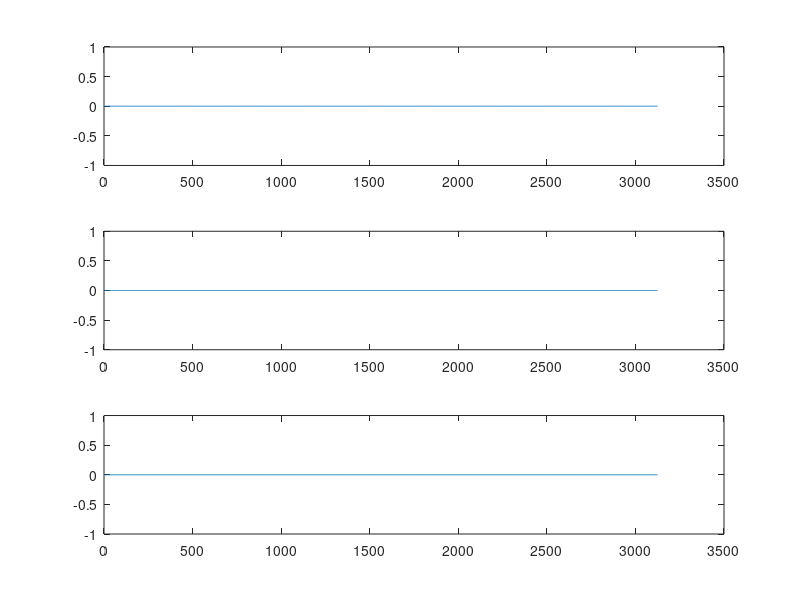
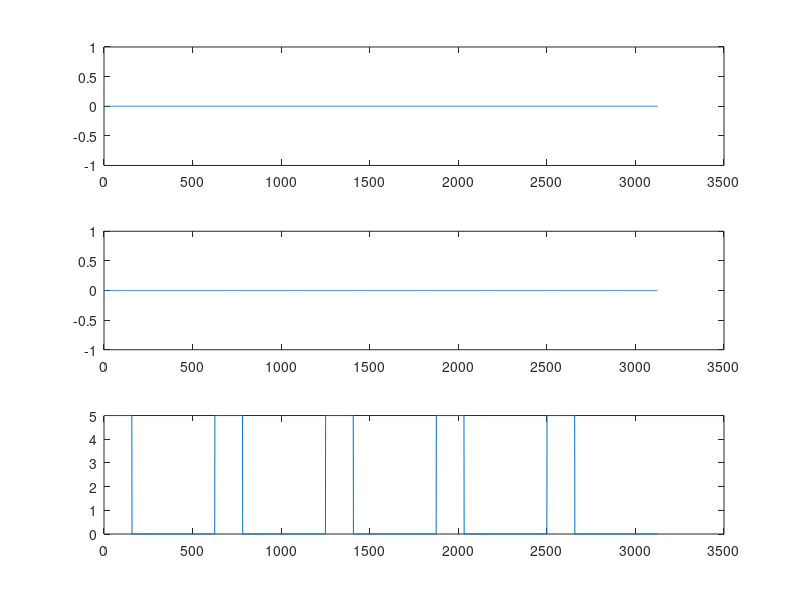
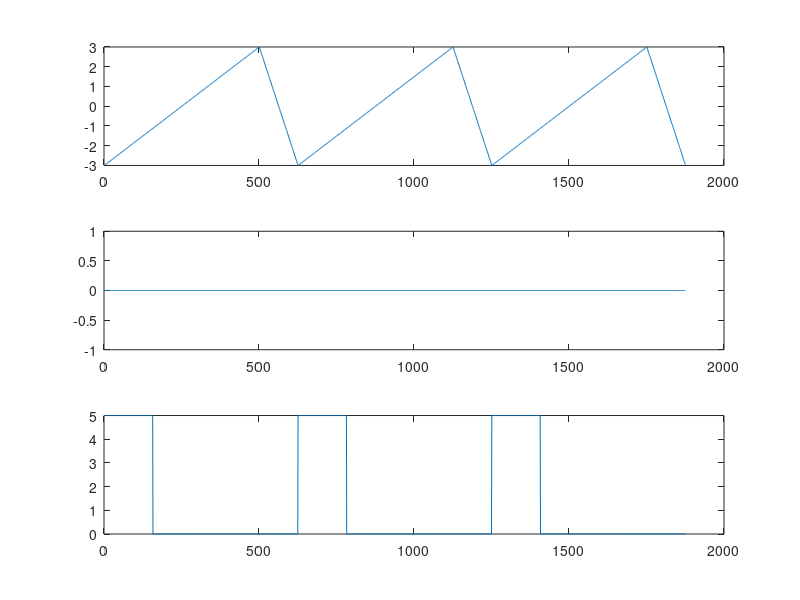
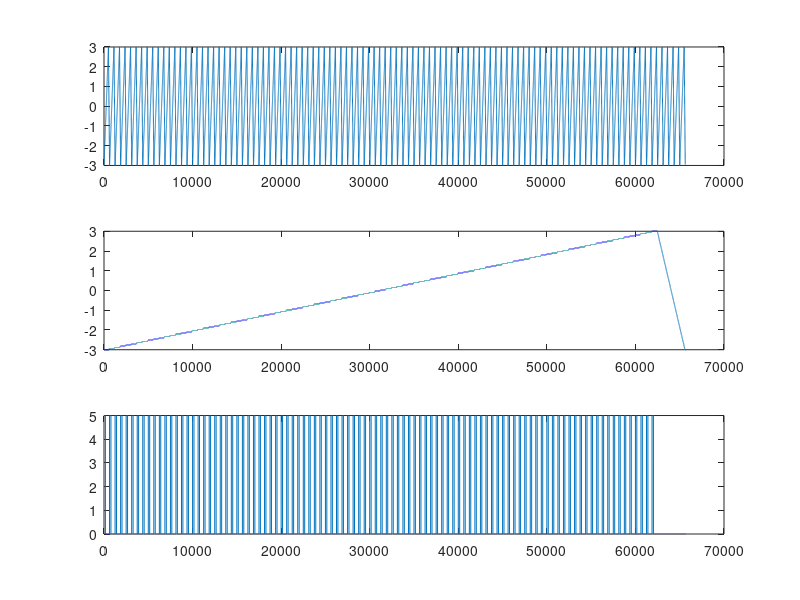

Write the MATLAB code that produced these figures, in order.
clc;
clear;
m_NIRunParameters.m_iRepetition=1;
m_NIRunParameters.m_iBscansPerCscan=100;
m_NIActiveParameters.m_dCscanDutyCycle=0.8;
m_NIActiveParameters.m_dBscanDutyCycle=0.8;
m_NIRunParameters.m_dFrameTriggerVpp=5;
m_NIRunParameters.m_dFastAxisUpperVol=3;
m_NIRunParameters.m_dFastAxisLowerVol=-3;
m_NIRunParameters.m_dSlowAxisUpperVol=3;
m_NIRunParameters.m_dSlowAxisLowerVol=-3;
m_NIActiveParameters.m_dFastAxisInitialLocation=0;
m_NIActiveParameters.m_dSlowAxisInitialLocation=0;
m_NIActiveParameters.m_iAnalogOutputSamplingRate=10^5;
m_NIActiveParameters.m_iLineRate=10^5;
m_NIRunParameters.m_iAscansPerBscan=500;
m_NIActiveParameters.NumFastAxisCycSlowAxisFalling=5;
m_NIActiveParameters.DelayFrameTrig=0;
m_NIActiveParameters.SmoothTri=false;
DualFrame=false;

Repetition = m_NIRunParameters.m_iRepetition;
Repetition2 = 1;
BscansPerCscan=m_NIRunParameters.m_iBscansPerCscan;
AscanPerBscanDutyCycle = 1;
%DutyCycle
CscanDutyCycle =  ( (m_NIActiveParameters.m_dCscanDutyCycle * 100)) / 100;
BscanDutyCycle =  ( (m_NIActiveParameters.m_dBscanDutyCycle * 100)) / 100;
FrameTriggerDutyCycle = 0.5;

%Voltage
FrameTriggerVppTrue = m_NIRunParameters.m_dFrameTriggerVpp;
FastAxisVppTrue = m_NIRunParameters.m_dFastAxisUpperVol - m_NIRunParameters.m_dFastAxisLowerVol;
FastAxisVppTrue2 = m_NIRunParameters.m_dSlowAxisUpperVol - m_NIRunParameters.m_dSlowAxisLowerVol;
SlowAxisVppTrue = m_NIRunParameters.m_dSlowAxisUpperVol - m_NIRunParameters.m_dSlowAxisLowerVol;

FastAxisOffsetTrue = (m_NIRunParameters.m_dFastAxisUpperVol + m_NIRunParameters.m_dFastAxisLowerVol) / 2;
FastAxisOffsetTrue2 = (m_NIRunParameters.m_dSlowAxisUpperVol + m_NIRunParameters.m_dSlowAxisLowerVol) / 2;
SlowAxisOffsetTrue = (m_NIRunParameters.m_dSlowAxisUpperVol + m_NIRunParameters.m_dSlowAxisLowerVol) / 2;

FrameTriggerVpp = 0;
FastAxisVpp = 0;
FastAxisVpp2 = 0;
SlowAxisVpp = 0;

FastAxisInitialLocation = m_NIActiveParameters.m_dFastAxisInitialLocation;
SlowAxisInitialLocation = m_NIActiveParameters.m_dSlowAxisInitialLocation;

%Lambda( Dots)

LineTriggerLambda = m_NIActiveParameters.m_iAnalogOutputSamplingRate / m_NIActiveParameters.m_iLineRate;
FastAxisLambda = LineTriggerLambda *(m_NIRunParameters.m_iAscansPerBscan/ AscanPerBscanDutyCycle / BscanDutyCycle);
FrameTriggerLambda = FastAxisLambda;

CounterFrame = 0;
CounterFast = 0;
CounterSlow = 0;
ContSlowAxisTrigFalling = m_NIActiveParameters.NumFastAxisCycSlowAxisFalling*FastAxisLambda;
SlowAxisLambda = FastAxisLambda * BscansPerCscan *Repetition + ContSlowAxisTrigFalling;
%DataBase
DataBase0D =  (5 * FastAxisLambda);
DataBase1D =  (5 * FastAxisLambda);
DataBase2D =  (3 * FastAxisLambda);
DataBase3D =  SlowAxisLambda;
DataBase4D =  (2.0 * FastAxisLambda * Repetition2);
DataBase5D =  (3 * FastAxisLambda + FastAxisLambda*BscanDutyCycle);

%Smooth Triangle wave
v = 0;
SinFreq = 10;
Value_1 = -1.0 / 8;
Theta_1 = acos(Value_1);
Theta_2 = acos(Value_1 / ((BscanDutyCycle - 1) / BscanDutyCycle));
Delta_D = FastAxisLambda / 10;
SmoothData = zeros(1,ceil(Delta_D));
ZeroData = zeros(1,ceil(Delta_D));
Sine_1 = sin(Theta_1);
Sine_2 = sin(Theta_2);
delta_Sine = sin(Theta_1) - sin(Theta_2);
Step = (Theta_2 - Theta_1) / (Delta_D - 1);
D_1 = (1 - BscanDutyCycle) *delta_Sine / (sin(Theta_1 + Step) - sin(Theta_1)) + BscanDutyCycle*(-Delta_D + FastAxisLambda);
SinM = (FastAxisVppTrue / FastAxisLambda / BscanDutyCycle) / (sin(Theta_1 + Step) - sin(Theta_1));
SinShift = D_1*(FastAxisVppTrue / FastAxisLambda / BscanDutyCycle) - sin(Theta_1)*SinM;
for w = 1 : length(SmoothData)
    SmoothData (w) = sin(Theta_1 + w*Step)*SinM + SinShift;
end
Stop=1;
OneD=2;
TwoD=3;
ThreeD=4;
Cross=5;
Wang=6;
%%
clc;
DataCounter = 1;

for k = 1:6

    switch k

        case Stop
            FrameTriggerVpp = 0;
            FastAxisVpp = 0;
            SlowAxisVpp = 0;
            FastAxisOffset = 0;
            SlowAxisOffset = 0;

            DataBase = DataBase0D;
            Data0D = zeros(1,3 * DataBase);
            Data = Data0D;
            Data2 = ZeroData;


        case OneD
            FrameTriggerVpp = FrameTriggerVppTrue;
            FastAxisVpp = 0;
            SlowAxisVpp = 0;

            FastAxisOffset = 0;
            SlowAxisOffset = 0;

            FastAxisInitialLocation = 0;
            SlowAxisInitialLocation = 0;

            DataBase = DataBase1D;
            Data1D = zeros(1,3 * DataBase);
            Data = Data1D;
            Data2 = ZeroData;


        case TwoD
            FrameTriggerVpp = FrameTriggerVppTrue;
            FastAxisVpp = FastAxisVppTrue;
            SlowAxisVpp = 0;

            FastAxisOffset = FastAxisOffsetTrue;
            SlowAxisOffset = SlowAxisOffsetTrue;

            FastAxisInitialLocation = 0;
            SlowAxisInitialLocation = 0;

            DataBase = DataBase2D;
            Data2D = zeros(1,3 * DataBase);
            Data = Data2D;
            Data2 = SmoothData;


        case ThreeD
            FrameTriggerVpp = FrameTriggerVppTrue;
            FastAxisVpp = FastAxisVppTrue;
            SlowAxisVpp = SlowAxisVppTrue;

            FastAxisOffset = FastAxisOffsetTrue;
            SlowAxisOffset = SlowAxisOffsetTrue;

            FastAxisInitialLocation = 0;
            SlowAxisInitialLocation = 0;

            DataBase = DataBase3D;
            Data3D = zeros(1,3 * DataBase);
            Data = Data3D;
            Data2 = SmoothData;


        case Cross
            FrameTriggerVpp = FrameTriggerVppTrue;
            FastAxisVpp = FastAxisVppTrue;
            FastAxisVpp2 = FastAxisVppTrue2;

            FastAxisOffset = FastAxisOffsetTrue;
            FastAxisOffset2 = FastAxisOffsetTrue2;

            FastAxisInitialLocation = 0;
            SlowAxisInitialLocation = 0;

            DataBase = DataBase4D;
            Data4D = zeros(1,3 * DataBase);
            Data = Data4D;
            Data2 = ZeroData;


        case Wang
            FrameTriggerVpp = FrameTriggerVppTrue;
            FastAxisVpp = FastAxisVppTrue;
            FastAxisVpp2 = FastAxisVppTrue2;

            FastAxisOffset = FastAxisOffsetTrue;
            FastAxisOffset2 = FastAxisOffsetTrue2;

            FastAxisInitialLocation = 0;
            SlowAxisInitialLocation = 0;


            DataBase = DataBase5D;
            Data5D = zeros(1,3 * DataBase);
            Data = Data5D;
            Data2 = ZeroData;

    end
    SlowAxisForward = SlowAxisLambda - ContSlowAxisTrigFalling;
    FastAxisForward = FastAxisLambda * BscanDutyCycle;
    FrameAxisForward = FastAxisLambda*0.5;

    FastAxisForward_s = FastAxisLambda*(Repetition - 1) + FastAxisLambda*(0.5 + BscanDutyCycle / 2);
    FastAxisBackward = FastAxisLambda*(1 - BscanDutyCycle);

    FrameTrigLambdaRem_Frame = 0;																							%20190215
    SlowAxisLambdaRem_Frame = 0;
    FastAxisLambdaRem_Fast = 0;
    SlowAxisLambdaRem_Fast = 0;
    FastAxisLambdaRem_Slow = 0;
    SlowAxisLambdaRem_Slow = 0;																								%20190215
    FastAxisLambdaRem = 0;
    FastAxisWangLambdaRem = 0;

    if k == Stop || k == OneD || k == TwoD || k == ThreeD

        u = 0;
        for i = 0:DataBase-1


            CounterFrame = i - m_NIActiveParameters.DelayFrameTrig;
            CounterSlow = i + FastAxisLambda / 4 * (1 - BscanDutyCycle);


            CounterFast = i;
            %CounterSlow = i + FastAxisLambda / 4 * (1 - BscanDutyCycle) - FastAxisLambda*(1 - AscanPerBscanDutyCycle) / 4;



            if CounterFrame >= DataBase
                CounterFrame = CounterFrame - DataBase;
            elseif CounterFrame < 0
                CounterFrame = CounterFrame + DataBase;
            end

            if CounterFast >= DataBase
                CounterFast = CounterFast - DataBase;
            elseif CounterFast < 0
                CounterFast = CounterFast + DataBase;
            end

            if CounterSlow >= DataBase
                CounterSlow =CounterSlow - DataBase;
            elseif CounterSlow < 0
                CounterSlow =CounterSlow + DataBase;
            end

            if DataCounter > 3 * DataBase
                DataCounter = 1;
            end
            FrameTrigLambdaRem_Frame = mod(CounterFrame,  FrameTriggerLambda);
            SlowAxisLambdaRem_Frame = mod(CounterFrame, SlowAxisLambda);

            FastAxisLambdaRem_Fast = mod(CounterFast, FastAxisLambda);
            SlowAxisLambdaRem_Fast = mod(CounterFast, SlowAxisLambda);

            FastAxisLambdaRem_Slow = mod(CounterSlow, FastAxisLambda*Repetition);
            SlowAxisLambdaRem_Slow = mod(CounterSlow, SlowAxisLambda);					%Chamber_20190215_Signal Delay

            if w >= Delta_D
                w = 0;
            end
            if v >= Delta_D
                v = 0;
            end

            %/FastAxis

            if (FastAxisLambdaRem_Fast >= D_1 && mod(i,  FastAxisLambda) < D_1 + Delta_D && m_NIActiveParameters.SmoothTri)
                Data (DataCounter) = Data2 (w) - FastAxisVpp / 2 ;
                w=w+1;
                DataCounter=DataCounter+1;
            elseif (FastAxisLambdaRem_Fast <= FastAxisForward - D_1 || FastAxisLambdaRem_Fast > FastAxisLambda*(1 + BscanDutyCycle) - Delta_D - D_1) && m_NIActiveParameters.SmoothTri

                u = FastAxisForward - D_1 - v  ;
                v=v+1;
                if u >= 0

                    Data (DataCounter) = -Data2 (u) + FastAxisVpp / 2 ;
                    DataCounter=DataCounter+1;
                else
                    Data (DataCounter) = -Data2 (u +  Delta_D) + FastAxisVpp / 2 ;
                    DataCounter=DataCounter+1;
                end
            elseif (FastAxisLambdaRem_Fast < FastAxisForward)
                %if (FastAxisLambdaRem_Fast < FastAxisForward)
                Data (DataCounter) = FastAxisVpp * FastAxisLambdaRem_Fast / FastAxisForward - FastAxisVpp / 2;
                DataCounter=DataCounter+1;
            else
                Data (DataCounter) = FastAxisVpp * (FastAxisLambda - FastAxisLambdaRem_Fast) / (FastAxisLambda - FastAxisForward) - FastAxisVpp / 2 ;
                DataCounter=DataCounter+1;
            end
            %             if (m_NIRunParameters.m_bBFrame == true)
            %                 Data (DataCounter - 1) = -Data(DataCounter - 1);
            %             end
            Data (DataCounter - 1) = Data (DataCounter - 1)+FastAxisOffset + FastAxisInitialLocation;

            %/SlowAxis
            if SlowAxisLambdaRem_Slow < SlowAxisForward
                c=floor(CounterSlow./FastAxisLambda*Repetition);
                if (FastAxisLambdaRem_Slow < FastAxisForward_s || (c) == (BscansPerCscan - 1))

                    %Data (DataCounter) = SlowAxisVpp*(mod(CounterSlow,  FastAxisLambda*Repetition).quot) / (BscansPerCscan - 1) - SlowAxisVpp / 2 + SlowAxisOffset + SlowAxisInitialLocation;
                    %if (mod(CounterSlow,  FastAxisLambda) > FastAxisLambda*BscanDutyCycle && DualFrame)
                    %	Data (DataCounter) += SlowAxisVpp / (BscansPerCscan - 1) / 2;
                    %DataCounter  ;
                    Data (DataCounter) = SlowAxisVpp*(c) / (BscansPerCscan - 1) - SlowAxisVpp / 2 + SlowAxisOffset + SlowAxisInitialLocation;
                    DataCounter=DataCounter+1;
                else
                    Data (DataCounter) = SlowAxisVpp / (BscansPerCscan - 1)*(FastAxisLambdaRem_Slow - FastAxisForward_s) / (FastAxisLambda*Repetition - FastAxisForward_s)+ SlowAxisVpp*(c) / (BscansPerCscan - 1) - SlowAxisVpp / 2 + SlowAxisOffset + SlowAxisInitialLocation;
                    DataCounter=DataCounter+1;

                end
            else
                Data (DataCounter) = SlowAxisVpp*(SlowAxisLambda - SlowAxisLambdaRem_Slow) / ContSlowAxisTrigFalling - SlowAxisVpp / 2 + SlowAxisOffset + SlowAxisInitialLocation;
                DataCounter=DataCounter+1;

            end

            %/FrameTrig
            if SlowAxisLambdaRem_Frame < SlowAxisForward || k == OneD || k == TwoD

                if FrameTrigLambdaRem_Frame < FrameAxisForward*0.5
                    Data (DataCounter) = FrameTriggerVpp;
                    DataCounter=DataCounter+1;

                elseif FrameTrigLambdaRem_Frame >= FrameAxisForward && FrameTrigLambdaRem_Frame < FrameAxisForward + FastAxisBackward*0.5&&DualFrame ==true
                    Data (DataCounter) = FrameTriggerVpp;
                    DataCounter=DataCounter+1;
                else
                    Data (DataCounter) = 0;
                    DataCounter=DataCounter+1;
                end
            else
                Data (DataCounter) = 0;
                DataCounter=DataCounter+1;


            end
        end
    elseif (k == Cross)

        for   i = 0: DataBase-1
            if i==DataBase
                disp('hello');
            end
            if i==1
                disp('hello');
            end
            CounterFrame = i - m_NIActiveParameters.DelayFrameTrig;
            if CounterFrame >= DataBase
                CounterFrame = CounterFrame-DataBase;
            elseif CounterFrame < 0
                CounterFrame = CounterFrame+DataBase;
            end
            FrameTrigLambdaRem_Frame = mod(CounterFrame,  FrameTriggerLambda);


            %Bscan(channel 1)
            if floor(i/FastAxisLambda) < (Repetition2 - 1)
                Data (DataCounter ) = FastAxisOffset;
                DataCounter=DataCounter+1;

            elseif floor(i/FastAxisLambda) == (Repetition2 - 1)

                if mod(i,  FastAxisLambda) < (FastAxisLambda*BscanDutyCycle)
                    Data (DataCounter ) = FastAxisOffset;
                    DataCounter=DataCounter+1;
                else
                    Data (DataCounter ) = (0 - (-FastAxisVpp / 2))*(FastAxisLambda - mod(i,  FastAxisLambda)) / (FastAxisLambda * (1 - BscanDutyCycle)) - FastAxisVpp / 2 + FastAxisOffset;
                    DataCounter=DataCounter+1;
                end
            elseif (Repetition2 <= floor(i/FastAxisLambda)  && floor(i/FastAxisLambda) < (2 * Repetition2 - 1) && Repetition2 ~= 1)

                if (mod(i,  FastAxisLambda) < (FastAxisLambda*BscanDutyCycle))
                    Data (DataCounter ) = FastAxisVpp*mod(i,  FastAxisLambda) / FastAxisLambda / BscanDutyCycle - FastAxisVpp / 2 + FastAxisOffset;
                    DataCounter=DataCounter+1;
                else
                    Data (DataCounter ) = FastAxisVpp*(FastAxisLambda - mod(i,  FastAxisLambda)) / FastAxisLambda / (1 - BscanDutyCycle) - FastAxisVpp / 2 + FastAxisOffset;
                    DataCounter=DataCounter+1;
                end
            elseif (floor(i/FastAxisLambda) == (2 * Repetition2 - 1))

                if (mod(i,  FastAxisLambda) < (FastAxisLambda*BscanDutyCycle))
                    Data (DataCounter ) = FastAxisVpp*mod(i,  FastAxisLambda) / (FastAxisLambda *  BscanDutyCycle) - FastAxisVpp / 2 + FastAxisOffset;
                    DataCounter=DataCounter+1;
                else
                    Data (DataCounter ) = ((FastAxisVpp / 2) - 0)*(FastAxisLambda - mod(i,  FastAxisLambda)) / (FastAxisLambda * (1 - BscanDutyCycle)) + FastAxisOffset;
                    DataCounter=DataCounter+1;
                end
            end
            %Bscan(channel 2)
            if (floor(i/FastAxisLambda) < (Repetition2 - 1))

                if (mod(i,  FastAxisLambda) < (FastAxisLambda*BscanDutyCycle))
                    Data (DataCounter ) = FastAxisVpp2*mod(i,  FastAxisLambda) / FastAxisLambda / BscanDutyCycle - FastAxisVpp2 / 2 + FastAxisOffset2;
                    DataCounter=DataCounter+1;
                else
                    Data (DataCounter ) = FastAxisVpp2*(FastAxisLambda - mod(i,  FastAxisLambda)) / FastAxisLambda / (1 - BscanDutyCycle) - FastAxisVpp2 / 2 + FastAxisOffset2;
                    DataCounter=DataCounter+1;
                end

            elseif (floor(i/FastAxisLambda) == (Repetition2 - 1))

                if (mod(i,  FastAxisLambda) < (FastAxisLambda*  BscanDutyCycle))
                    Data (DataCounter ) = FastAxisVpp2*mod(i,  FastAxisLambda) / (FastAxisLambda *  BscanDutyCycle) - FastAxisVpp2 / 2 + FastAxisOffset2;
                    DataCounter=DataCounter+1;
                else
                    Data (DataCounter ) = ((FastAxisVpp2 / 2) - 0)*(FastAxisLambda - mod(i,  FastAxisLambda)) / (FastAxisLambda * (1 - BscanDutyCycle)) + +FastAxisOffset2;
                    DataCounter=DataCounter+1;
                end
            elseif (Repetition2 <= floor(i/FastAxisLambda)  && floor(i/FastAxisLambda) < (2 * Repetition2 - 1) && Repetition2 ~= 1)



                Data (DataCounter ) = FastAxisOffset2;
                DataCounter=DataCounter+1;


            elseif (floor(i/FastAxisLambda) == (2 * Repetition2 - 1))

                if (mod(i,  FastAxisLambda) < (FastAxisLambda *  BscanDutyCycle))
                    Data (DataCounter ) = FastAxisOffset2;
                    DataCounter=DataCounter+1;
                else
                    Data (DataCounter ) = (0 - (-FastAxisVpp2 / 2))*(FastAxisLambda - mod(i,  FastAxisLambda)) / (FastAxisLambda * (1 - BscanDutyCycle)) - FastAxisVpp2 / 2 + FastAxisOffset2;
                    DataCounter=DataCounter+1;
                end
            end
            %Trig(channel 3)
            if (floor(CounterFrame/FastAxisLambda) < (Repetition2 - 1))

                if (FrameTrigLambdaRem_Frame < FrameAxisForward)
                    Data (DataCounter ) = FrameTriggerVpp;
                    DataCounter=DataCounter+1;
                else
                    Data (DataCounter ) = 0;
                    DataCounter=DataCounter+1;
                end

            elseif (floor(CounterFrame/FastAxisLambda) == (Repetition2 - 1))

                if (FrameTrigLambdaRem_Frame < FrameAxisForward)
                    Data (DataCounter ) = FrameTriggerVpp;
                    DataCounter=DataCounter+1;
                else
                    Data (DataCounter ) = 0;
                    DataCounter=DataCounter+1;
                end
            elseif (Repetition2 <= floor(CounterFrame/FastAxisLambda)  && floor(CounterFrame/FastAxisLambda) < (2 * Repetition2 - 1) && Repetition2 ~= 1)


                if (FrameTrigLambdaRem_Frame < FrameAxisForward)
                    Data (DataCounter ) = FrameTriggerVpp;																													%/
                    DataCounter=DataCounter+1;
                else
                    Data (DataCounter ) = 0;
                    DataCounter=DataCounter+1;
                end

            elseif (floor(CounterFrame/FastAxisLambda) == (2 * Repetition2 - 1))

                if (FrameTrigLambdaRem_Frame < FrameAxisForward)
                    Data (DataCounter ) = FrameTriggerVpp;																													%/
                    DataCounter=DataCounter+1;
                else
                    Data (DataCounter ) = 0;
                    DataCounter=DataCounter+1;
                end
            end

        end

    elseif (k == Wang)

        for i =0: DataBase-1

            CounterFrame = i - m_NIActiveParameters.DelayFrameTrig;
            if (CounterFrame >= DataBase)
                CounterFrame = CounterFrame-DataBase;
            elseif (CounterFrame < 0)
                CounterFrame = CounterFrame+DataBase;
            end

            %Bscan(channel 1)
            FastAxisWangLambdaRem = mod(i, (FastAxisLambda * 3 + FastAxisForward));
            FastAxisLambdaRem = mod(mod(i, (FastAxisLambda * 3 + FastAxisForward)), FastAxisLambda);
            if (mod(i, FastAxisLambda * 3 + FastAxisForward) > (FastAxisLambda * 2 + FastAxisForward))

                if ((mod(i, (FastAxisLambda * 3 + FastAxisForward)) - (FastAxisLambda * 2 + FastAxisForward)) > ((FastAxisLambda - FastAxisForward) / 2) && (mod(i, (FastAxisLambda * 3 + FastAxisForward)) - (FastAxisLambda * 2 + FastAxisForward)) <= (FastAxisForward + (FastAxisLambda - FastAxisForward) / 2))
                    Data (DataCounter) = FastAxisOffset;
                    DataCounter=DataCounter+1;
                elseif ((mod(i, (FastAxisLambda * 3 + FastAxisForward)) - (FastAxisLambda * 2 + FastAxisForward)) <= ((FastAxisLambda - FastAxisForward) / 2))
                    Data (DataCounter) = FastAxisVpp * (FastAxisLambda - (mod(i, (FastAxisLambda * 3 + FastAxisForward)) - FastAxisLambda * 2)) / (FastAxisLambda - FastAxisForward) - FastAxisVpp2 / 2 + FastAxisOffset;
                    DataCounter=DataCounter+1;
                else
                    Data (DataCounter) = FastAxisVpp * (FastAxisLambda - mod(FastAxisWangLambdaRem - FastAxisForward,  FastAxisLambda)) / (FastAxisLambda - FastAxisForward) - FastAxisVpp / 2 + FastAxisOffset;
                    DataCounter=DataCounter+1;
                end
            elseif (FastAxisLambdaRem <= FastAxisForward)
                Data (DataCounter) = FastAxisVpp*FastAxisLambdaRem / FastAxisForward - FastAxisVpp / 2 + FastAxisOffset;
                DataCounter=DataCounter+1;
            else
                Data (DataCounter) = FastAxisVpp*(FastAxisLambda - FastAxisLambdaRem) / (FastAxisLambda - FastAxisForward) - FastAxisVpp / 2 + FastAxisOffset;
                DataCounter=DataCounter+1;
            end

            %Bscan(channel 2)
            if (mod(i, FastAxisLambda * 3 + FastAxisForward) > (FastAxisLambda * 2 + FastAxisForward))
                if ((mod(i, FastAxisLambda * 3 + FastAxisForward)  - (FastAxisLambda * 2 + FastAxisForward)) > ((FastAxisLambda - FastAxisForward) / 2) && (mod(i, FastAxisLambda * 3 + FastAxisForward)  - (FastAxisLambda * 2 + FastAxisForward)) <= (FastAxisForward + (FastAxisLambda - FastAxisForward) / 2))
                    Data( DataCounter) = FastAxisVpp2 * (mod(i, FastAxisLambda * 3 + FastAxisForward)  - (FastAxisLambda * 2 + FastAxisForward) - ((FastAxisLambda - FastAxisForward) / 2)) / FastAxisForward - FastAxisVpp2 / 2 + FastAxisOffset2;
                    DataCounter=DataCounter+1;
                elseif ((mod(i, FastAxisLambda * 3 + FastAxisForward)  - (FastAxisLambda * 2 + FastAxisForward)) <= ((FastAxisLambda - FastAxisForward) / 2))
                    Data( DataCounter) = -FastAxisVpp2 / 2 + FastAxisOffset2;
                    DataCounter=DataCounter+1;
                else
                    Data( DataCounter) = FastAxisVpp2 - FastAxisVpp2 / 2 + FastAxisOffset2;
                    DataCounter=DataCounter+1;
                end
            elseif (FastAxisLambdaRem <= FastAxisForward)
                Data( DataCounter) = FastAxisVpp2 / 2 * (2 - floor((mod(i, (FastAxisLambda * 3 + FastAxisForward))  / FastAxisLambda))) - FastAxisVpp2 / 2 + FastAxisOffset2;
                DataCounter=DataCounter+1;
            else
                Data( DataCounter) = FastAxisVpp2/2 * (FastAxisLambda - FastAxisLambdaRem) / (FastAxisLambda - FastAxisForward) + FastAxisVpp2/2 * (1 - floor(mod(i, FastAxisLambda * 3 + FastAxisForward)  / FastAxisLambda)) - FastAxisVpp2 / 2 + FastAxisOffset2;
                DataCounter=DataCounter+1;
                %//if (Data( DataCounter - 1) > 10)
            end



            %Trig(channel 3)
            if (mod(CounterFrame, FastAxisLambda * 3 + FastAxisForward) > (FastAxisLambda * 2 + FastAxisForward))

                if ((mod(CounterFrame, FastAxisLambda * 3 + FastAxisForward) - (FastAxisLambda * 2 + FastAxisForward)) > ((FastAxisLambda - FastAxisForward) / 2) && (mod(CounterFrame, FastAxisLambda * 3 + FastAxisForward) - (FastAxisLambda * 2 + FastAxisForward)) <= (FastAxisForward + (FastAxisLambda - FastAxisForward) / 2))
                    Data (DataCounter) = FrameTriggerVpp;
                    DataCounter=DataCounter+1;
                elseif ((mod(CounterFrame, FastAxisLambda * 3 + FastAxisForward) - (FastAxisLambda * 2 + FastAxisForward)) <= ((FastAxisLambda - FastAxisForward) / 2))
                    Data (DataCounter) = 0;
                    DataCounter=DataCounter+1;
                else
                    Data (DataCounter) = 0;
                    DataCounter=DataCounter+1;
                end

            elseif FastAxisLambdaRem <= FastAxisForward
                Data (DataCounter) = FrameTriggerVpp;
                DataCounter=DataCounter+1;
            else
                Data (DataCounter) = 0;
                DataCounter=DataCounter+1;
            end


        end
    end
    switch k

        case Stop
            Data0D=Data;
        case OneD
            Data1D=Data;
        case TwoD
            Data2D=Data;
        case ThreeD
            Data3D=Data;
        case Cross
            Data4D=Data;
        case Wang
            Data5D=Data;
    end
    DataCounter = 1;
    w = 0;
    v = 0;
end




%%
for i=1:6
    switch i

        case Stop
            Data=Data0D;
        case OneD
            Data=Data1D;
        case TwoD
            Data=Data2D;
        case ThreeD
            Data=Data3D;
        case Cross
            Data=Data4D;
        case Wang
            Data=Data5D;
    end
    figure(i)
    subplot(3,1,1)
    plot(Data(1:3:end))
    subplot(3,1,2)
    plot(Data(2:3:end))
    subplot(3,1,3)
    plot(Data(3:3:end))
end

